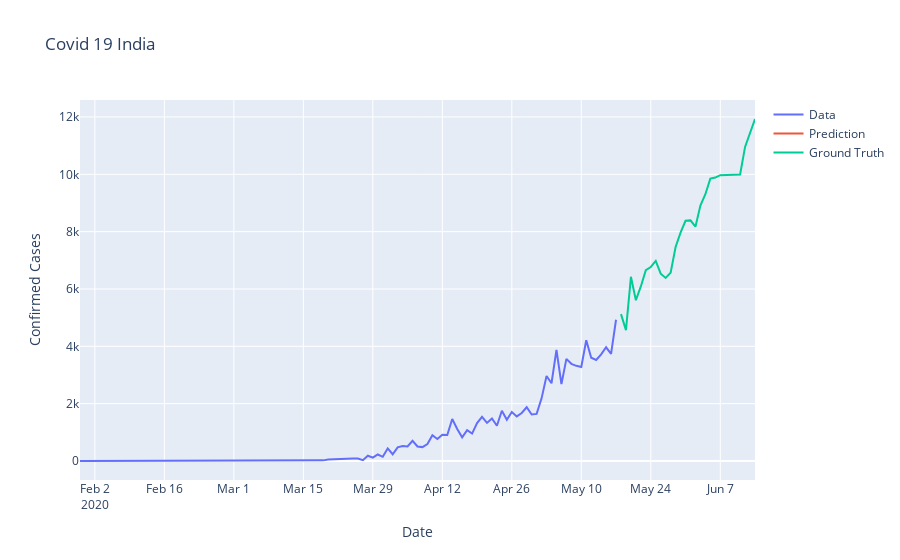

The notebook cell this image was saved under:
### Code cell
dataset_train = dataset_train.reshape((-1))
dataset_test = dataset_test.reshape((-1))

trace1 = go.Scatter(
    x = date_train,
    y = dataset_train,
    mode = 'lines',
    name = 'Data'
)
trace2 = go.Scatter(
    x = date_test,
    y = prediction,
    mode = 'lines',
    name = 'Prediction'
)
trace3 = go.Scatter(
    x = date_test,
    y = dataset_test,
    mode='lines',
    name = 'Ground Truth'
)
layout = go.Layout(
    title = "Covid 19 India",
    xaxis = {'title' : "Date"},
    yaxis = {'title' : "Confirmed Cases"}
)
fig = go.Figure(data=[trace1, trace2, trace3], layout=layout)
fig.show()
